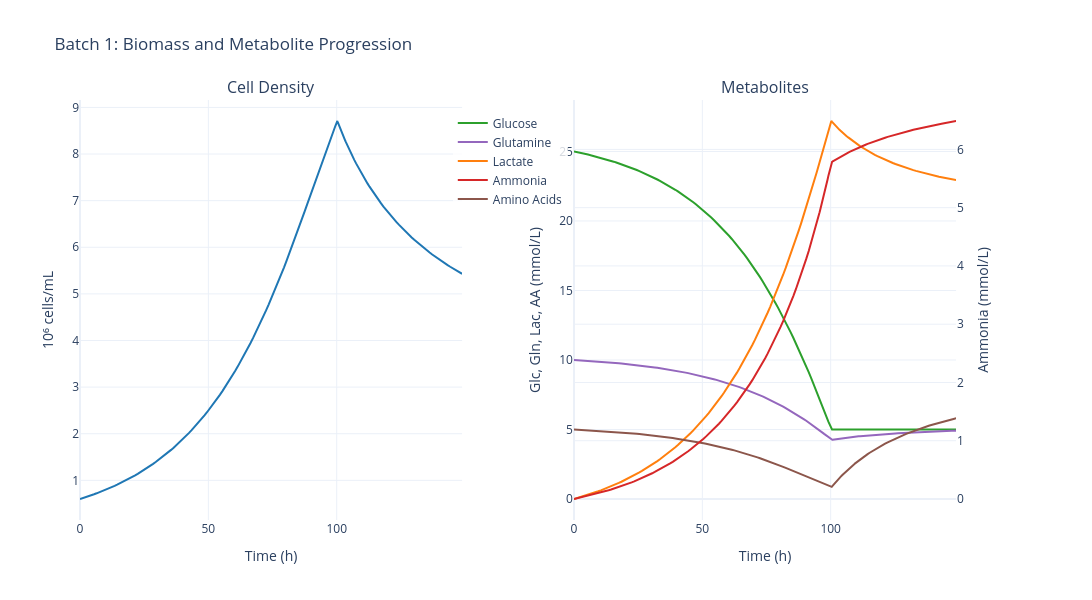

Notebook source saved alongside this figure:
### Code cell
fig_biomass_metabolites = plot_batch_biomass_metabolites(res, batch_number=1)
fig_biomass_metabolites.show()

### Figure 1 — Plotly figure (JSON) as saved in the notebook; plotly's stock layout.template omitted (floating-point values rounded to 4 significant figures; data arrays with more than 128 entries replaced by an {"elided": "..."} marker saying what was removed)
{"data": [{"hovertemplate": "Time: %{x:.1f} h<br>Cell Density: %{y:.2f} 10⁶ cells/mL<extra></extra>", "line": {"color": "#1f77b4", "width": 2}, "mode": "lines", "name": "Cell Density", "showlegend": false, "type": "scatter", "x": {"elided": "254 float values"}, "xaxis": "x", "y": {"elided": "254 float values"}, "yaxis": "y"}, {"hovertemplate": "Time: %{x:.1f} h<br>Glucose: %{y:.2f} mmol/L<extra></extra>", "line": {"color": "#2ca02c", "width": 2}, "mode": "lines", "name": "Glucose", "type": "scatter", "x": {"elided": "254 float values"}, "xaxis": "x2", "y": {"elided": "254 float values"}, "yaxis": "y2"}, {"hovertemplate": "Time: %{x:.1f} h<br>Glutamine: %{y:.2f} mmol/L<extra></extra>", "line": {"color": "#9467bd", "width": 2}, "mode": "lines", "name": "Glutamine", "type": "scatter", "x": {"elided": "254 float values"}, "xaxis": "x2", "y": {"elided": "254 float values"}, "yaxis": "y2"}, {"hovertemplate": "Time: %{x:.1f} h<br>Lactate: %{y:.2f} mmol/L<extra></extra>", "line": {"color": "#ff7f0e", "width": 2}, "mode": "lines", "name": "Lactate", "type": "scatter", "x": {"elided": "254 float values"}, "xaxis": "x2", "y": {"elided": "254 float values"}, "yaxis": "y2"}, {"hovertemplate": "Time: %{x:.1f} h<br>Ammonia: %{y:.2f} mmol/L<extra></extra>", "line": {"color": "#d62728", "width": 2}, "mode": "lines", "name": "Ammonia", "type": "scatter", "x": {"elided": "254 float values"}, "xaxis": "x2", "y": {"elided": "254 float values"}, "yaxis": "y3"}, {"hovertemplate": "Time: %{x:.1f} h<br>Amino Acids: %{y:.2f} mmol/L<extra></extra>", "line": {"color": "#8c564b", "width": 2}, "mode": "lines", "name": "Amino Acids", "type": "scatter", "x": {"elided": "254 float values"}, "xaxis": "x2", "y": {"elided": "254 float values"}, "yaxis": "y2"}], "layout": {"annotations": [{"font": {"size": 16}, "showarrow": false, "text": "Cell Density", "x": 0.205, "xanchor": "center", "xref": "paper", "y": 1, "yanchor": "bottom", "yref": "paper"}, {"font": {"size": 16}, "showarrow": false, "text": "Metabolites", "x": 0.735, "xanchor": "center", "xref": "paper", "y": 1, "yanchor": "bottom", "yref": "paper"}], "font": {"size": 12}, "height": 600, "legend": {"bgcolor": "rgba(255,255,255,0.8)", "x": 0.4, "y": 0.98}, "showlegend": true, "title": {"text": "Batch 1: Biomass and Metabolite Progression"}, "width": 1400, "xaxis": {"anchor": "y", "domain": [0, 0.41], "title": {"text": "Time (h)"}}, "xaxis2": {"anchor": "y2", "domain": [0.53, 0.94], "title": {"text": "Time (h)"}}, "yaxis": {"anchor": "x", "domain": [0, 1], "title": {"text": "10⁶ cells/mL"}}, "yaxis2": {"anchor": "x2", "domain": [0, 1], "title": {"text": "Glc, Gln, Lac, AA (mmol/L)"}}, "yaxis3": {"anchor": "x2", "overlaying": "y2", "side": "right", "title": {"text": "Ammonia (mmol/L)"}}}}
